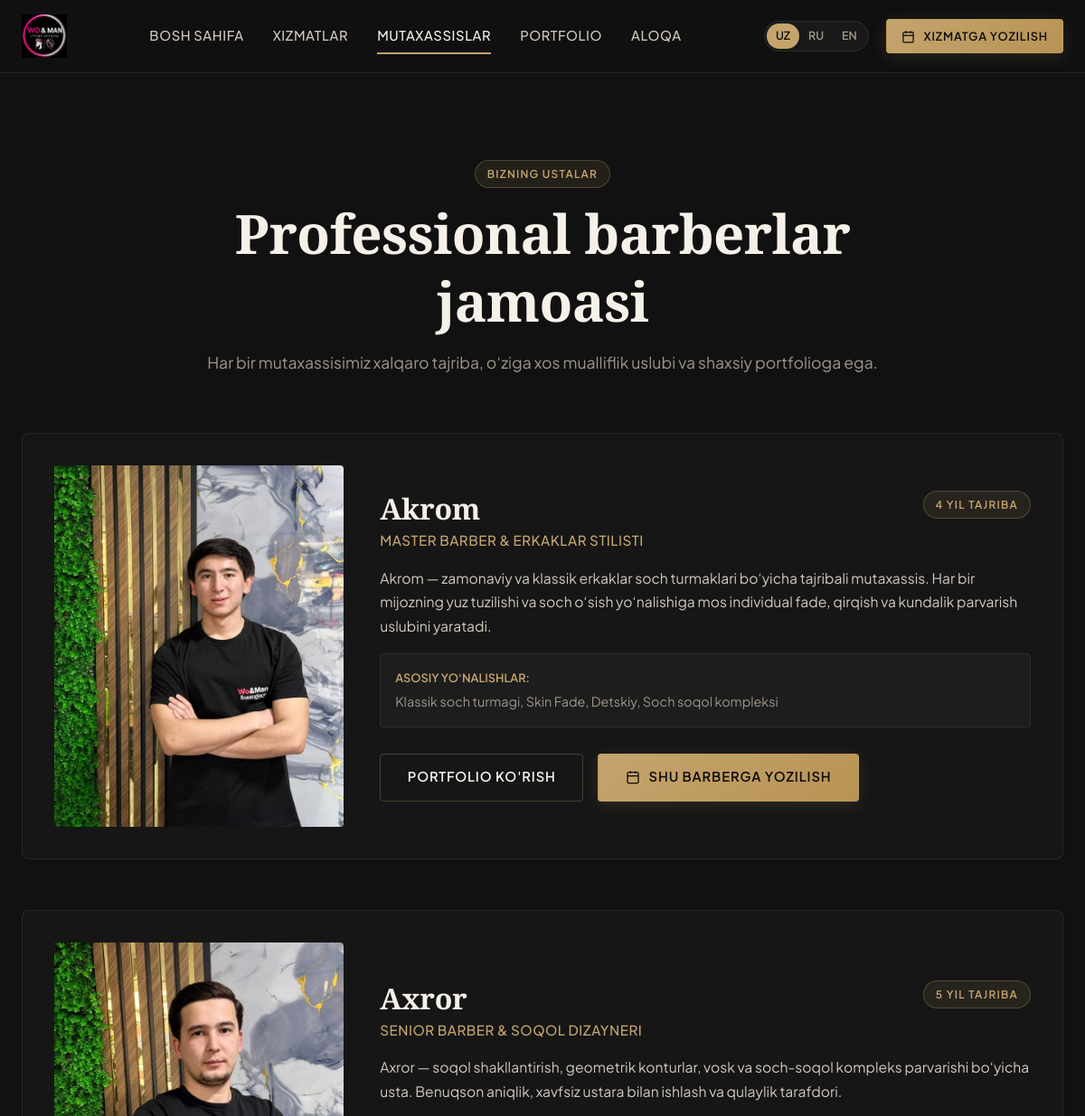
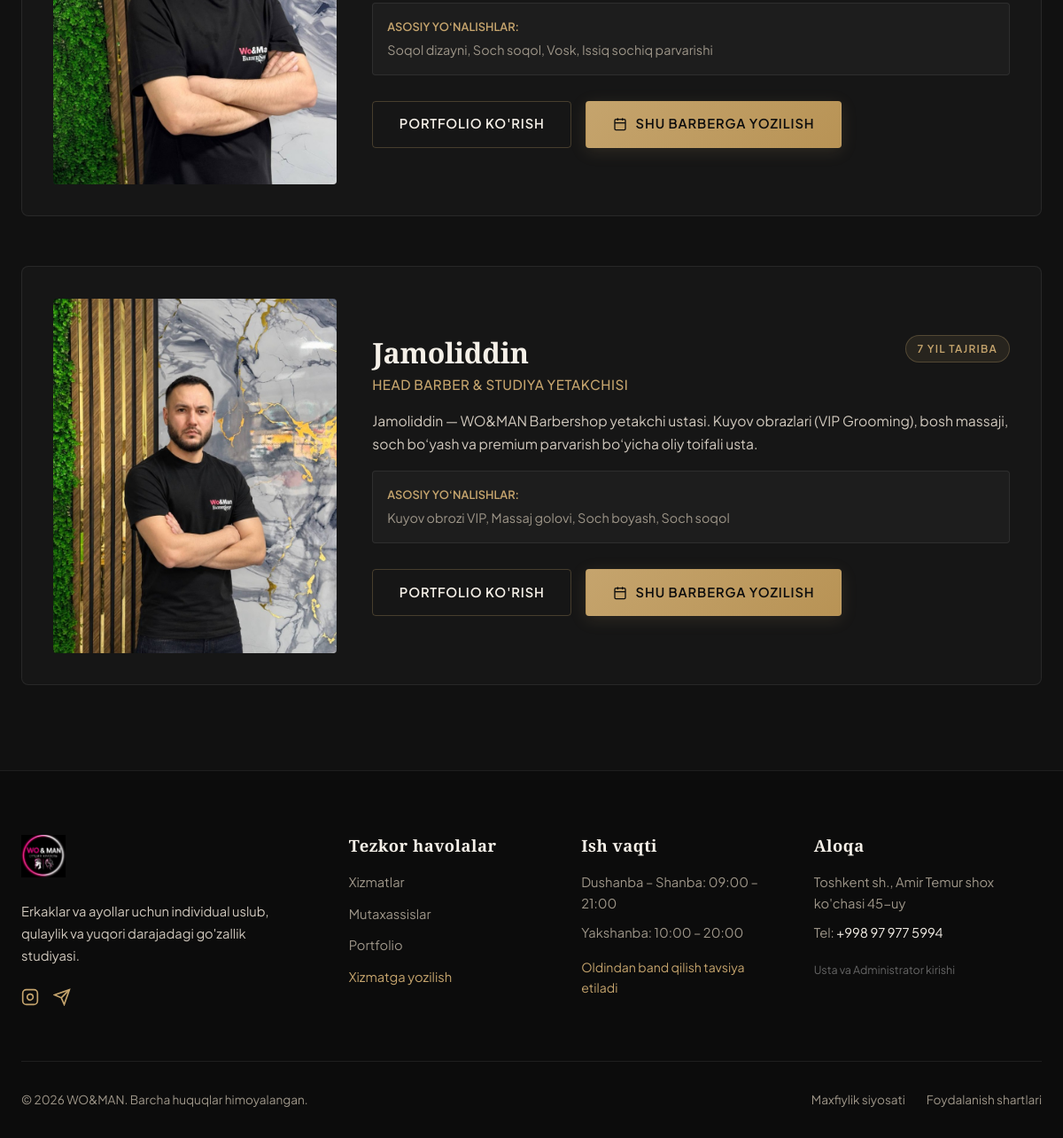
Page /professionals on the committed database (2 pictures, top to bottom).
### app/models.py (models this page shows)
class StudioSetting(db.Model):
    __tablename__ = 'studio_settings'
    key = db.Column(db.String(64), primary_key=True)
    value = db.Column(db.Text, nullable=True)
    description = db.Column(db.String(255), nullable=True)
    updated_at = db.Column(db.DateTime, default=datetime.utcnow, onupdate=datetime.utcnow)

class Professional(db.Model):
    __tablename__ = 'professionals'
    id = db.Column(db.Integer, primary_key=True)
    user_id = db.Column(db.Integer, db.ForeignKey('users.id', ondelete='SET NULL'), nullable=True)
    slug = db.Column(db.String(80), unique=True, nullable=False, index=True)
    name = db.Column(db.String(120), nullable=False)
    title_uz = db.Column(db.String(150), nullable=False)
    title_ru = db.Column(db.String(150), nullable=False)
    title_en = db.Column(db.String(150), nullable=False)
    bio_uz = db.Column(db.Text, nullable=False)
    bio_ru = db.Column(db.Text, nullable=False)
    bio_en = db.Column(db.Text, nullable=False)
    specialties_uz = db.Column(db.String(255), nullable=True)
    specialties_ru = db.Column(db.String(255), nullable=True)
    specialties_en = db.Column(db.String(255), nullable=True)
    skills_uz = db.Column(db.Text, nullable=True)
    skills_ru = db.Column(db.Text, nullable=True)
    skills_en = db.Column(db.Text, nullable=True)
    photo_url = db.Column(db.String(255), nullable=False)
    experience_years = db.Column(db.Integer, default=5)
    instagram_url = db.Column(db.String(200), nullable=True)
    sort_order = db.Column(db.Integer, default=0)
    is_active = db.Column(db.Boolean, default=True)
    telegram_chat_id = db.Column(db.String(100), nullable=True)
    sms_phone = db.Column(db.String(30), nullable=True)
    services = db.relationship('Service', secondary=professional_services, backref=db.backref('professionals', lazy='dynamic'))
    schedules = db.relationship('WeeklySchedule', backref='professional', cascade='all, delete-orphan', lazy='dynamic')
    overrides = db.relationship('ScheduleOverride', backref='professional', cascade='all, delete-orphan', lazy='dynamic')
    portfolio_items = db.relationship('PortfolioItem', backref='professional', cascade='all, delete-orphan', lazy='dynamic', order_by='PortfolioItem.sort_order')
    appointments = db.relationship('Appointment', backref='professional', lazy='dynamic')
    reviews = db.relationship('Review', backref='professional', cascade='all, delete-orphan', lazy='dynamic')
    notification_logs = db.relationship('NotificationLog', backref='professional', lazy='dynamic')

### app/routes/main.py (the view)
@main_bp.route('/professionals')
def professionals():
    pros = Professional.query.filter_by(is_active=True).order_by(Professional.sort_order.asc()).all()
    return render_template('professionals.html', professionals=pros)

### app/i18n/translations.py (called while the page is built)
def get_text(key: str, lang: str = 'uz', default: str = None) -> str:
    if lang not in TRANSLATIONS:
        lang = 'uz'
    return TRANSLATIONS[lang].get(key, TRANSLATIONS['uz'].get(key, default or key))

### app/templates/professionals.html (shortened to what this page needs)
{% extends 'base.html' %}
{% block content %}
<div class="container section-spacing">
  <div style="text-align: center; max-width: 800px; margin: 0 auto 4rem;">
    <span class="badge-gold" style="margin-bottom: 0.8rem;">{{ g.t('section_pros_title') }}</span>
    <h1 style="margin-bottom: 1rem;">{{ g.t('section_pros_heading') }}</h1>
    <p style="font-size: 1.1rem; color: var(--color-stone);">
      Har bir mutaxassisimiz xalqaro tajriba, o‘ziga xos mualliflik uslubi va shaxsiy portfolioga ega.
    </p>
  </div>
  <div style="display: flex; flex-direction: column; gap: 3.5rem;">
    {% for pro in professionals %}
    <div class="luxury-card" style="display: grid; grid-template-columns: 320px 1fr; gap: 2.5rem; align-items: center; padding: 2.2rem;" class="hero-grid">
      <a href="/professionals/{{ pro.slug }}" style="position: relative; border-radius: var(--radius-sm); overflow: hidden; display: block; aspect-ratio: 4/5;">
        <img src="{{ pro.photo_url }}" alt="{{ pro.name }}" style="width: 100%; height: 100%; object-fit: cover;">
      </a>
      <div style="display: flex; flex-direction: column; gap: 1rem;">
        <div style="display: flex; justify-content: space-between; align-items: flex-start; flex-wrap: wrap; gap: 0.8rem;">
          <div>
            <h2 style="font-size: 2rem;">
              <a href="/professionals/{{ pro.slug }}">{{ pro.name }}</a>
            </h2>
            <div style="color: var(--color-gold); font-size: 0.95rem; font-weight: 500; text-transform: uppercase; letter-spacing: 0.5px; margin-top: 0.2rem;">
              {% if g.lang == 'ru' %}{{ pro.title_ru }}{% elif g.lang == 'en' %}{{ pro.title_en }}{% else %}{{ pro.title_uz }}{% endif %}
            </div>
          </div>
          <span class="badge-gold">{{ pro.experience_years }} yil tajriba</span>
        </div>
        <p style="font-size: 0.98rem; line-height: 1.7; color: var(--color-ivory-muted);">
          {% if g.lang == 'ru' %}{{ pro.bio_ru }}{% elif g.lang == 'en' %}{{ pro.bio_en }}{% else %}{{ pro.bio_uz }}{% endif %}
        </p>
        <div style="background: rgba(255, 255, 255, 0.03); border: 1px solid var(--color-border); padding: 1rem; border-radius: var(--radius-sm);">
          <div style="font-size: 0.8rem; text-transform: uppercase; color: var(--color-gold); font-weight: 600; margin-bottom: 0.3rem;">
            Asosiy yo‘nalishlar:
          </div>
          <div style="font-size: 0.9rem; color: var(--color-stone);">
            {% if g.lang == 'ru' %}{{ pro.specialties_ru }}{% elif g.lang == 'en' %}{{ pro.specialties_en }}{% else %}{{ pro.specialties_uz }}{% endif %}
          </div>
        </div>
        <div style="display: flex; flex-wrap: wrap; gap: 1rem; margin-top: 0.8rem;">
          <a href="/professionals/{{ pro.slug }}" class="btn btn-outline">
            {{ g.t('btn_view_portfolio') }}
          </a>
          <a href="/book?pro={{ pro.slug }}" class="btn btn-gold">
            <svg width="16" height="16" viewBox="0 0 24 24" fill="none" stroke="currentColor" stroke-width="2"><rect x="3" y="4" width="18" height="18" rx="2" ry="2"></rect><line x1="16" y1="2" x2="16" y2="6"></line><line x1="8" y1="2" x2="8" y2="6"></line><line x1="3" y1="10" x2="21" y2="10"></line></svg>
            {{ g.t('btn_book_with_pro') }}
          </a>
        </div>
      </div>
    </div>
    {% endfor %}
  </div>
</div>
{% endblock %}

### app/templates/base.html (shortened to what this page needs)
<!DOCTYPE html>
<html lang="{{ g.lang }}">
<head>
  <link rel="stylesheet" href="/static/css/luxury.css">
</head>
<body>
  <header class="luxury-navbar" id="main-nav">
    <div class="container nav-container">
      <a href="/" class="brand-logo-link" aria-label="WO&amp;MAN Bosh sahifa">
        <img src="{{ g.brand_logo_path }}" alt="WO&amp;MAN Logo" class="brand-logo-img" id="official-logo-asset">
      </a>
      <nav aria-label="Asosiy menyu" class="nav-menu">
        <a href="/" class="nav-item-link {% if request.endpoint == 'main.home' %}active{% endif %}">{{ g.t('nav_home') }}</a>
        <a href="/services" class="nav-item-link {% if request.endpoint == 'main.services' %}active{% endif %}">{{ g.t('nav_services') }}</a>
        <a href="/professionals" class="nav-item-link {% if request.endpoint == 'main.professionals' or request.endpoint == 'main.professional_detail' %}active{% endif %}">{{ g.t('nav_pros') }}</a>
        <a href="/portfolio" class="nav-item-link {% if request.endpoint == 'main.portfolio' %}active{% endif %}">{{ g.t('nav_portfolio') }}</a>
        <a href="/contact" class="nav-item-link {% if request.endpoint == 'main.contact' %}active{% endif %}">{{ g.t('nav_contact') }}</a>
      </nav>
      <div style="display: flex; align-items: center; gap: 1.2rem;">
        <div class="lang-switcher" aria-label="Tilni tanlash / Выбор языка">
          <a href="/set-language/uz" class="lang-btn {% if g.lang == 'uz' %}active{% endif %}">UZ</a>
          <a href="/set-language/ru" class="lang-btn {% if g.lang == 'ru' %}active{% endif %}">RU</a>
          <a href="/set-language/en" class="lang-btn {% if g.lang == 'en' %}active{% endif %}">EN</a>
        </div>
        <a href="/book" class="btn btn-gold btn-sm" id="nav-book-cta">
          <svg width="15" height="15" viewBox="0 0 24 24" fill="none" stroke="currentColor" stroke-width="2"><rect x="3" y="4" width="18" height="18" rx="2" ry="2"></rect><line x1="16" y1="2" x2="16" y2="6"></line><line x1="8" y1="2" x2="8" y2="6"></line><line x1="3" y1="10" x2="21" y2="10"></line></svg>
          {{ g.t('nav_book') }}
        </a>
      </div>
    </div>
  </header>
  <main>
    {% block content %}{% endblock %}
  </main>
  <footer class="luxury-footer">
    <div class="container">
      <div class="footer-grid">
        <div>
          <img src="{{ g.brand_logo_path }}" alt="WO&amp;MAN" style="height: 48px; margin-bottom: 1.2rem;">
          <p style="font-size: 0.92rem; line-height: 1.7; max-width: 320px;">
            {{ g.t('footer_desc') }}
          </p>
          <div style="display: flex; gap: 1rem; margin-top: 1.5rem;">
            <a href="https://instagram.com/woman_tashkent" target="_blank" rel="noopener" aria-label="Instagram" style="color: var(--color-gold);">
              <svg width="20" height="20" viewBox="0 0 24 24" fill="none" stroke="currentColor" stroke-width="2"><rect x="2" y="2" width="20" height="20" rx="5" ry="5"></rect><path d="M16 11.37A4 4 0 1 1 12.63 8 4 4 0 0 1 16 11.37z"></path><line x1="17.5" y1="6.5" x2="17.51" y2="6.5"></line></svg>
            </a>
            <a href="https://t.me/woman_grooming" target="_blank" rel="noopener" aria-label="Telegram" style="color: var(--color-gold);">
              <svg width="20" height="20" viewBox="0 0 24 24" fill="none" stroke="currentColor" stroke-width="2"><line x1="22" y1="2" x2="11" y2="13"></line><polygon points="22 2 15 22 11 13 2 9 22 2"></polygon></svg>
            </a>
          </div>
        </div>
        <div>
          <h4 style="color: var(--color-ivory); margin-bottom: 1.2rem; font-family: var(--font-serif); letter-spacing: 0.5px;">{{ g.t('footer_quick_links') }}</h4>
          <ul style="list-style: none; display: flex; flex-direction: column; gap: 0.75rem; font-size: 0.92rem;">
            <li><a href="/services" style="color: var(--color-stone);">{{ g.t('nav_services') }}</a></li>
            <li><a href="/professionals" style="color: var(--color-stone);">{{ g.t('nav_pros') }}</a></li>
            <li><a href="/portfolio" style="color: var(--color-stone);">{{ g.t('nav_portfolio') }}</a></li>
            <li><a href="/book" style="color: var(--color-gold);">{{ g.t('nav_book') }}</a></li>
          </ul>
        </div>
        <div>
          <h4 style="color: var(--color-ivory); margin-bottom: 1.2rem; font-family: var(--font-serif); letter-spacing: 0.5px;">{{ g.t('footer_hours') }}</h4>
          <p style="font-size: 0.92rem; color: var(--color-stone); margin-bottom: 0.6rem;">Dushanba – Shanba: 09:00 – 21:00</p>
          <p style="font-size: 0.92rem; color: var(--color-stone); margin-bottom: 1rem;">Yakshanba: 10:00 – 20:00</p>
          <p style="font-size: 0.88rem; color: var(--color-gold);">Oldindan band qilish tavsiya etiladi</p>
        </div>
        <div>
          <h4 style="color: var(--color-ivory); margin-bottom: 1.2rem; font-family: var(--font-serif); letter-spacing: 0.5px;">{{ g.t('nav_contact') }}</h4>
          <p style="font-size: 0.92rem; color: var(--color-stone); margin-bottom: 0.6rem;">Toshkent sh., Amir Temur shox ko'chasi 45-uy</p>
          <p style="font-size: 0.92rem; color: var(--color-stone); margin-bottom: 0.6rem;">Tel: <a href="tel:+998712000020" style="color: var(--color-ivory);">{{ g.studio_phone }}</a></p>
          <p style="font-size: 0.85rem; color: var(--color-stone); margin-top: 1.2rem;">
            <a href="/login" style="color: #666; font-size: 0.78rem;">Usta va Administrator kirishi</a>
          </p>
        </div>
      </div>
      <div class="footer-sub">
        <div>
          &copy; {{ 2026 }} {{ g.t('brand_name') }}. {{ g.t('footer_rights') }}
        </div>
        <div style="display: flex; gap: 1.5rem;">
          <a href="/privacy">{{ g.t('footer_privacy') }}</a>
          <a href="/terms">{{ g.t('footer_terms') }}</a>
        </div>
      </div>
    </div>
  </footer>
</body>
</html>

### rows in the picture
StudioSetting: brand_logo_path (picture)
Professional: photo_url (picture), name "Akrom", title_uz "MASTER BARBER & ERKAKLAR STILISTI", experience_years "4", bio_uz "Akrom — zamonaviy va klassik erkaklar soch turmaklari bo‘yicha tajribali mutaxassis. Har bir mijozning yuz tuzilishi va soch o‘sish yo‘nalishiga mos individual fade, qirqish va kundalik parvarish uslubini yaratadi.", specialties_uz "Klassik soch turmagi, Skin Fade, Detskiy, Soch soqol kompleksi", t "PORTFOLIO KO'RISH", t "SHU BARBERGA YOZILISH"
Professional: photo_url (picture), name "Axror", title_uz "SENIOR BARBER & SOQOL DIZAYNERI", experience_years "5", bio_uz "Axror — soqol shakllantirish, geometrik konturlar, vosk va soch-soqol kompleks parvarishi bo‘yicha usta. Benuqson aniqlik, xavfsiz ustara bilan ishlash va qulaylik tarafdori.", specialties_uz "Soqol dizayni, Soch soqol, Vosk, Issiq sochiq parvarishi", t "PORTFOLIO KO'RISH", t "SHU BARBERGA YOZILISH"
Professional: photo_url (picture), name "Jamoliddin", title_uz "HEAD BARBER & STUDIYA YETAKCHISI", experience_years "7", bio_uz "Jamoliddin — WO&MAN Barbershop yetakchi ustasi. Kuyov obrazlari (VIP Grooming), bosh massaji, soch bo‘yash va premium parvarish bo‘yicha oliy toifali usta.", specialties_uz "Kuyov obrozi VIP, Massaj golovi, Soch boyash, Soch soqol", t "PORTFOLIO KO'RISH", t "SHU BARBERGA YOZILISH"
StudioSetting: studio_phone "+998 97 977 5994"

### other values in the picture
{{ g.t('nav_home') }} "BOSH SAHIFA"
{{ g.t('nav_services') }} "XIZMATLAR"
{{ g.t('nav_pros') }} "MUTAXASSISLAR"
{{ g.t('nav_portfolio') }} "PORTFOLIO"
{{ g.t('nav_contact') }} "ALOQA"
{{ g.t('nav_book') }} "XIZMATGA YOZILISH"
{{ g.t('section_pros_title') }} "BIZNING USTALAR"
{{ g.t('section_pros_heading') }} "Professional barberlar jamoasi"
{{ g.t('footer_desc') }} "Erkaklar va ayollar uchun individual uslub, qulaylik va yuqori darajadagi go'zallik studiyasi."
{{ g.t('footer_quick_links') }} "Tezkor havolalar"
{{ g.t('nav_services') }} "Xizmatlar"
{{ g.t('nav_pros') }} "Mutaxassislar"
{{ g.t('nav_portfolio') }} "Portfolio"
{{ g.t('nav_book') }} "Xizmatga yozilish"
{{ g.t('footer_hours') }} "Ish vaqti"
